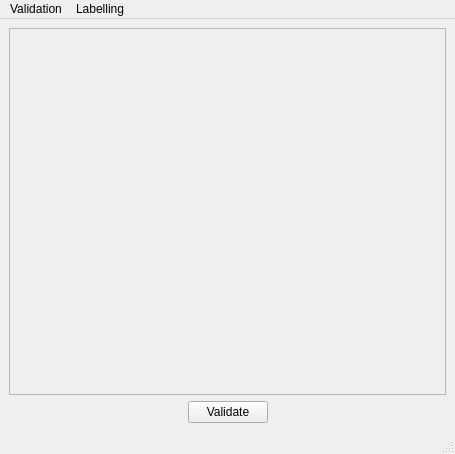
<?xml version="1.0" encoding="UTF-8"?>
<ui version="4.0">
 <class>MainWindow</class>
 <widget class="QMainWindow" name="MainWindow">
  <property name="geometry">
   <rect>
    <x>0</x>
    <y>0</y>
    <width>455</width>
    <height>454</height>
   </rect>
  </property>
  <property name="windowTitle">
   <string>Fields Gallery</string>
  </property>
  <widget class="QWidget" name="centralwidget">
   <layout class="QVBoxLayout" name="verticalLayout">
    <item>
     <widget class="QScrollArea" name="scrollArea">
      <property name="horizontalScrollBarPolicy">
       <enum>Qt::ScrollBarAlwaysOff</enum>
      </property>
      <property name="widgetResizable">
       <bool>true</bool>
      </property>
      <widget class="QWidget" name="scrollAreaWidgetContents">
       <property name="geometry">
        <rect>
         <x>0</x>
         <y>0</y>
         <width>435</width>
         <height>362</height>
        </rect>
       </property>
       <layout class="QVBoxLayout" name="fieldsLayout"/>
      </widget>
     </widget>
    </item>
    <item>
     <layout class="QHBoxLayout" name="horizontalLayout">
      <item>
       <spacer name="horizontalSpacer">
        <property name="orientation">
         <enum>Qt::Horizontal</enum>
        </property>
        <property name="sizeHint" stdset="0">
         <size>
          <width>40</width>
          <height>20</height>
         </size>
        </property>
       </spacer>
      </item>
      <item>
       <widget class="QPushButton" name="btn_validate">
        <property name="text">
         <string>Validate</string>
        </property>
       </widget>
      </item>
      <item>
       <spacer name="horizontalSpacer_2">
        <property name="orientation">
         <enum>Qt::Horizontal</enum>
        </property>
        <property name="sizeHint" stdset="0">
         <size>
          <width>40</width>
          <height>20</height>
         </size>
        </property>
       </spacer>
      </item>
     </layout>
    </item>
   </layout>
  </widget>
  <widget class="QMenuBar" name="menubar">
   <property name="geometry">
    <rect>
     <x>0</x>
     <y>0</y>
     <width>455</width>
     <height>21</height>
    </rect>
   </property>
   <widget class="QMenu" name="menuValidation">
    <property name="title">
     <string>Validation</string>
    </property>
   </widget>
   <widget class="QMenu" name="menuLabelling">
    <property name="title">
     <string>Labelling</string>
    </property>
   </widget>
   <addaction name="menuValidation"/>
   <addaction name="menuLabelling"/>
  </widget>
  <widget class="QStatusBar" name="statusBar"/>
 </widget>
 <resources/>
 <connections/>
</ui>
